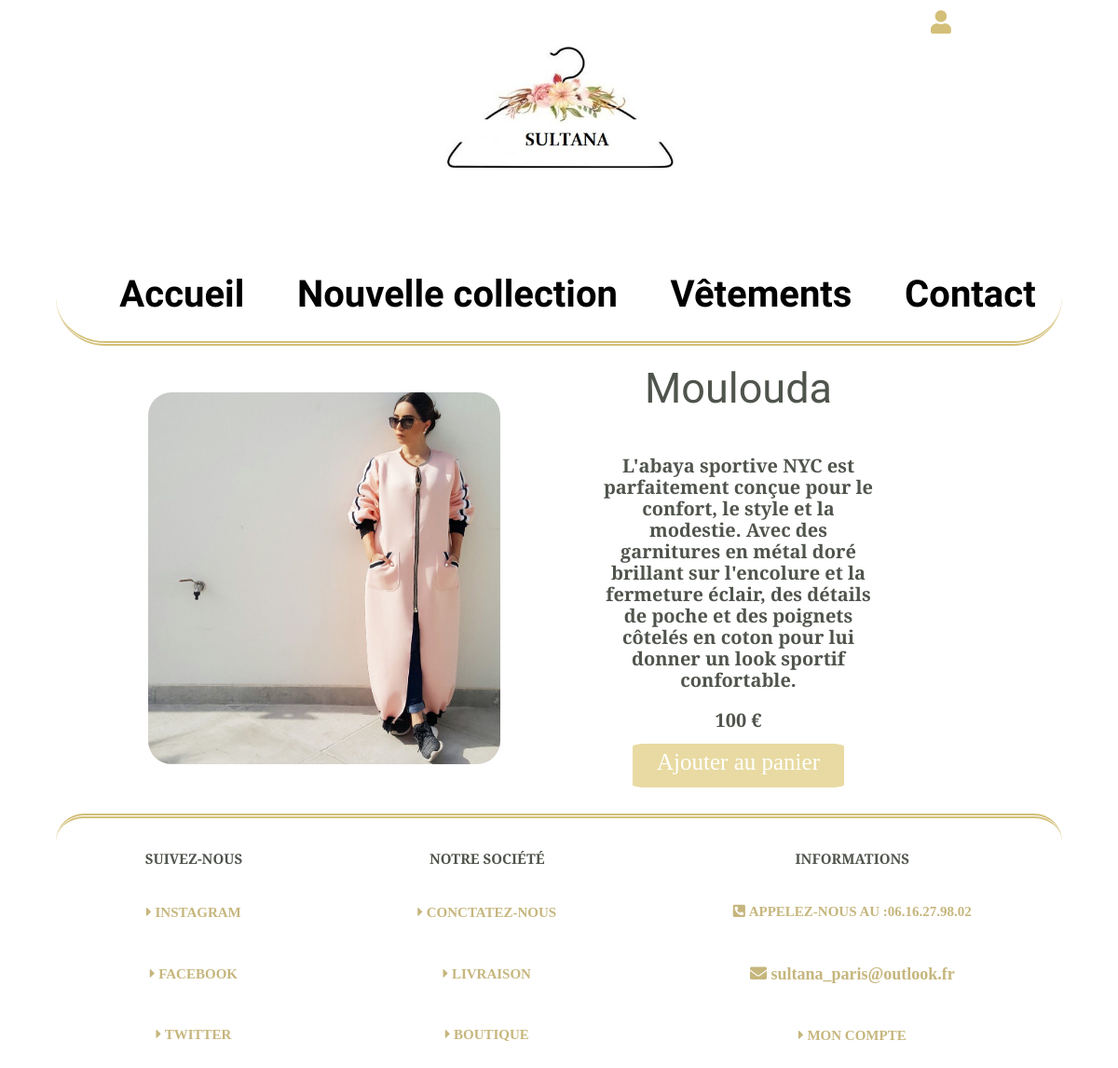
The page /productDetail.php?id=4 on the database its author committed.
### tables this page shows
CREATE TABLE `clothes` (
  `id` int(11) NOT NULL AUTO_INCREMENT PRIMARY KEY,
  `title` varchar(255) NOT NULL,
  `path` varchar(255) NOT NULL,
  `price` int(11) NOT NULL,
  `description` varchar(1000) NOT NULL,
  `is_new` tinyint(1) NOT NULL
) AUTO_INCREMENT=10;

### productDetail.php (called while the page is built, shortened)
<?php
    include 'models/getProduct.php';
    include 'template.php';
?>

### models/getProduct.php (called while the page is built)
<?php
    function getProduct($id)
    {
        $db = connectDB();
        $q = $db->prepare('SELECT * FROM clothes WHERE id = :id;');
        $q->execute(['id' => $id]);
        $product = $q->fetchAll(PDO::FETCH_ASSOC);
        if ($product) {
            return $product;
        }
    }
?>

### views/productDetailView.phtml (the view, shortened to what this page needs)
<?php
    if(isset($_GET['id']) && !empty($_GET['id'])) :?>
    <?php $product = getProduct($_GET['id']); ?>
    <section class="abaya">
        <article>
            <img src="<?php echo $product[0]['path'] ?>" alt="<?php echo $product[0]['title'] ?>" />
            <aside>
                <h3><?php echo $product[0]['title'] ?></h3>
                <p><?php echo $product[0]['description'] ?></p>
                <p class="prix"><strong><?php echo $product[0]['price'] ?> €</strong></p>
                <a href="#">Ajouter au panier</a>
            </aside>
        </article>
    </section>
<?php endif; ?>

### public/css/style.css (style rules this page uses)
* { box-sizing: border-box; }
html { font-size: 62.5%; }
body { text-align: center; }
p { font-family: 'Playfair Display', serif; font-size: 2rem; color: #c6b67d; font-weight: bolder; }
a { text-decoration: none; font-size: 2.5rem; color: #d3bf78; }
.info, h3 { color: #4f544c; font-weight: bolder; text-transform: uppercase; font-family: 'Playfair Display', serif; font-size: 1.5rem; }
.abaya a { border-width: 1px; border-style: solid; border-color: #e8daa2; border-radius: 7%; background-color: #e8daa2; color: white; padding: 5px 25px 13px ; font-family: 'Playfair Display', serif; }
.abaya img { width: 35%; border-radius: 25px; margin-top: 50px; margin-bottom: 50px; }
.abaya aside { width: 40%; padding-left: .5rem; margin-left: .5rem; float: right; margin-right: 20rem; width: 30rem; text-overflow: ellipsis; }
.abaya h3 { font-size: 4.5rem; font-family: 'Parisienne', cursive; font-weight : normal; text-transform: capitalize; margin-top: 2rem; }
.abaya p { font-family: 'Playfair Display', serif; color: #4f544c; font-size: 2rem; }

### rows shown on the page
clothes: path (picture), title "Moulouda", description "L'abaya sportive NYC est parfaitement conçue pour le confort, le style et la modestie. Avec des garnitures en métal doré brillant sur l'encolure et la fermeture éclair, des détails de poche et des poignets côtelés en coton pour lui donner un look sportif confortable.", price "100"
